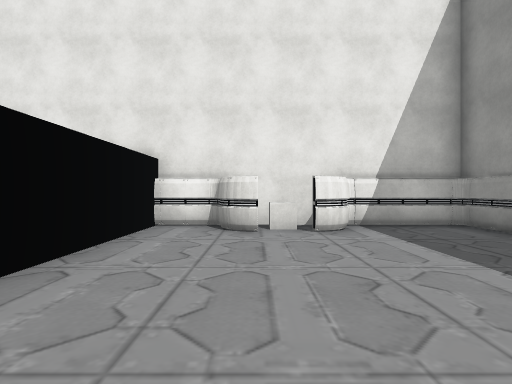
[1] (above)

16 first-person views from a walk through a scene from a Unity 3-D project. The camera is 1.4 m above the floor, looks level and sees 80° across. Doors are open. The floor is counted in squares, 2 m on a side. Each view is taken from the middle of a square. On the plan, view 1 faces up. The plan holds only what a view shows up to about 10 squares ahead; the rest is blank. The place goes on beyond the plan. The player character is not drawn. Some surface patterns are stand-ins.

[2]
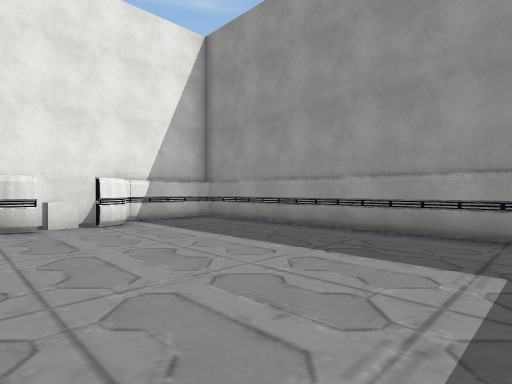

[3]
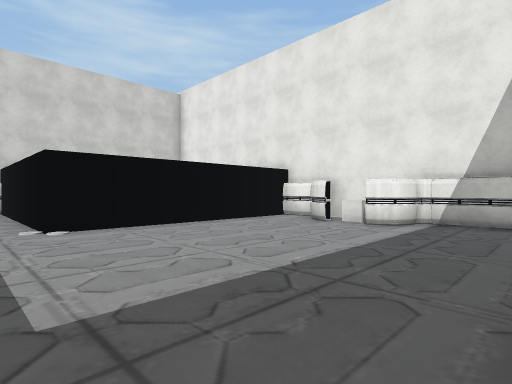

[4]
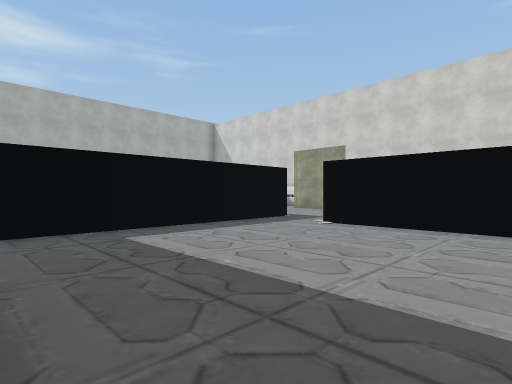

[5]
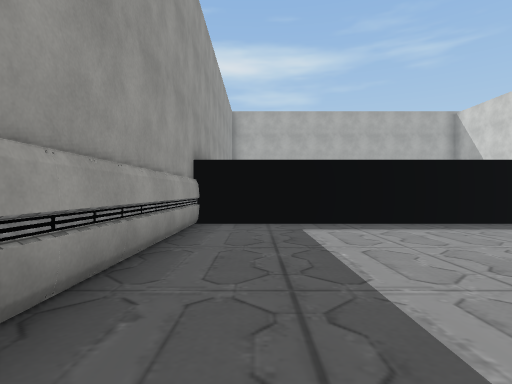

[6]
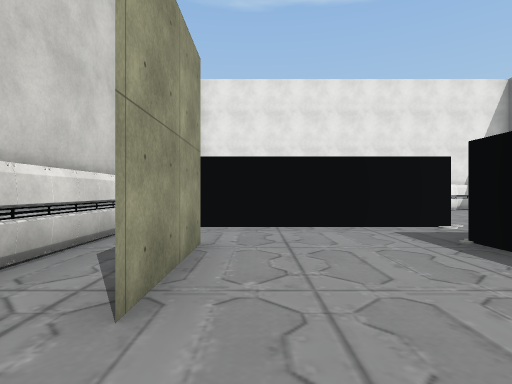

[7]
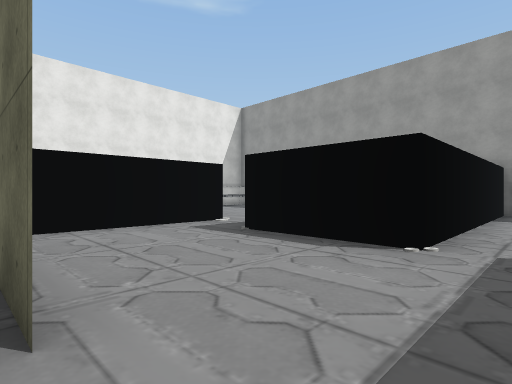

[8]
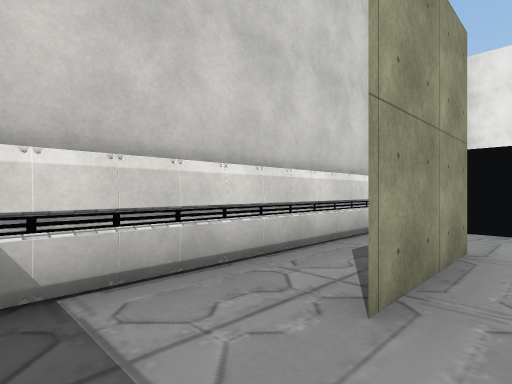

[9]
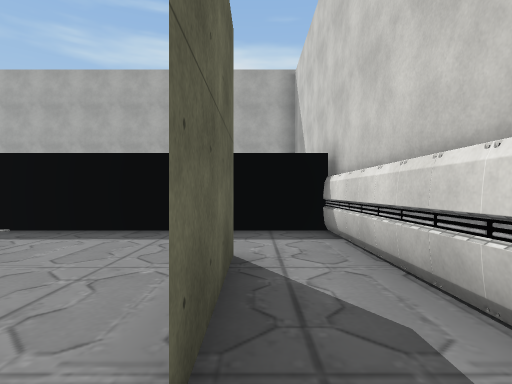

[10]
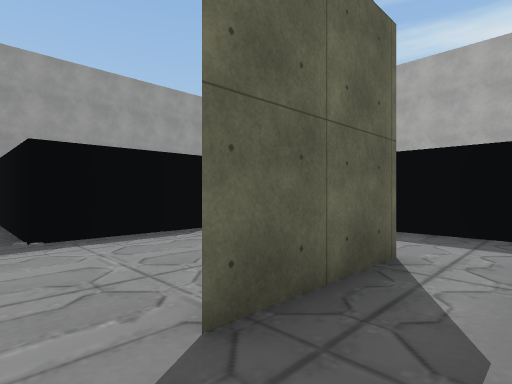

[11]
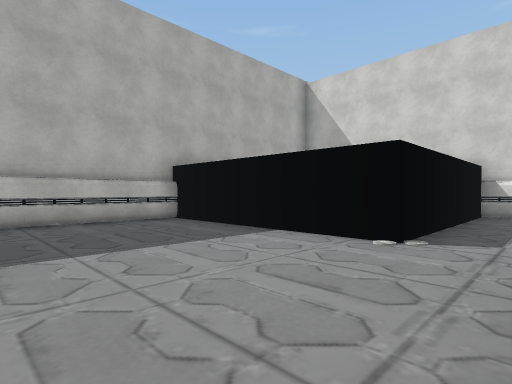

[12]
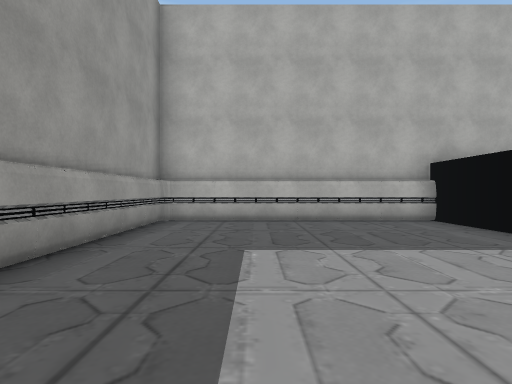

[13]
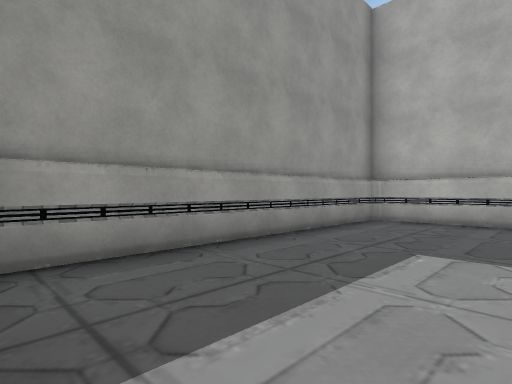

[14]
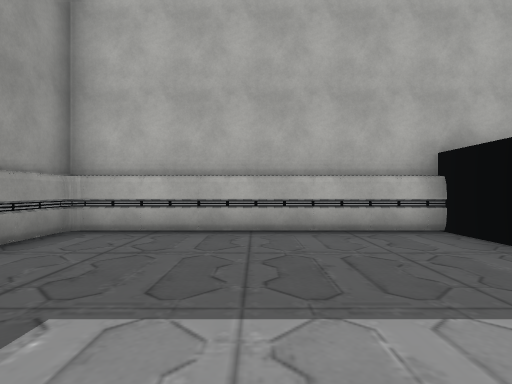

[15]
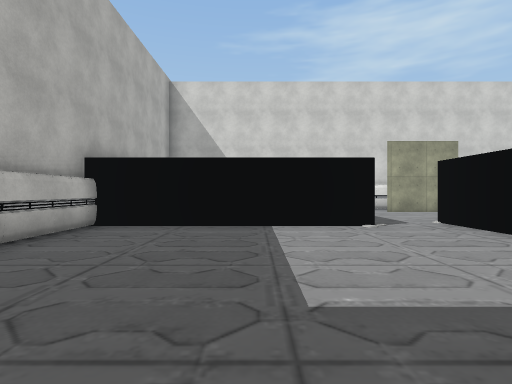

[16]
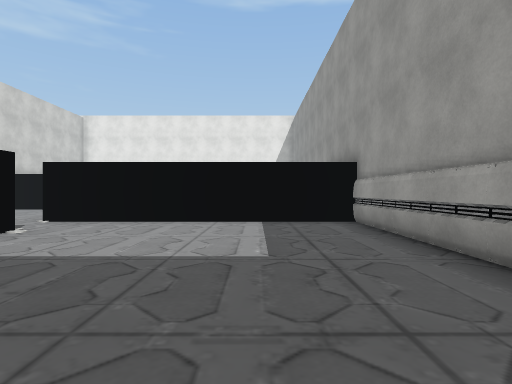

### Floor plan
Points are (right, up) in squares from view 1. A wall is a line through its corners. A room is listed if a view was taken in it or the views show most of it. See-through windows are left out.
Room 1 (views 1, 2, 3, 4, 5)
walls: (-2.1, 4.6) (-2.1, 0.1); (-3, -1.7) (4.2, -1.7) (4.2, 6.3) (2, 6.3)
ways out: opening at (-2, -1) to room 2; opening at (-1, 5) to room 5; open door at (0.5, 5) to room 5
Room 2 (views 6, 8)
walls: (-3, -4.5) (-3, -1.7); (-6.7, -1.8) (-6.7, -4.4); (-6.5, -6.5) (-2.3, -6.5); (-2.1, 0.1) (-6.5, 0.1)
ways out: opening at (-2, -1) to room 1; opening at (-7, -5.5) to room 3; opening at (-7, -1) to room 3; opening at (-3, -5.5) to room 4
Room 3 (views 7, 9, 10)
walls: (-6.8, -4.5) (-6.8, -1.9); (-6.5, 0.1) (-8.2, 0.1) (-8.2, -6.5) (-6.5, -6.5)
ways out: opening at (-7, -5.5) to room 2; opening at (-7, -1) to room 2
Room 4 (views 11, 12, 13, 14, 15, 16)
walls: (-2.3, -6.5) (-2.3, -12.3) (4.2, -12.3) (4.2, -4.8) (-3.1, -4.8)
ways out: opening at (-3, -5.5) to room 2
Room 5 (no view inside)
walls: (-0.9, 6.3) (-2.1, 6.3) (-2.1, 4.6); (1.4, 6.5) (-0.6, 6.5)
ways out: opening at (-1, 5) to room 1; open door at (0.5, 5) to room 1
objects: cube (0, 6) to (1, 6)

Where each view was taken, in squares from view 1:
view 1: 0 up, 0 right, facing up
view 2: 1 down, 1 left, facing up-right
view 3: 1 down, 4 right, facing up-left
view 4: 4 up, 4 right, facing down-left
view 5: 5 up, 3 right, facing down
view 6: 6 down, 6 left, facing up
view 7: 6 down, 7 left, facing up-right
view 8: 6 down, 6 left, facing up-left
view 9: 1 down, 7 left, facing down
view 10: 1 down, 8 left, facing down-right
view 11: 5 down, 2 right, facing down-left
view 12: 5 down, 2 right, facing down
view 13: 5 down, 1 right, facing down-right
view 14: 7 down, 1 right, facing down
view 15: 9 down, 4 right, facing left
view 16: 12 down, 2 right, facing up
